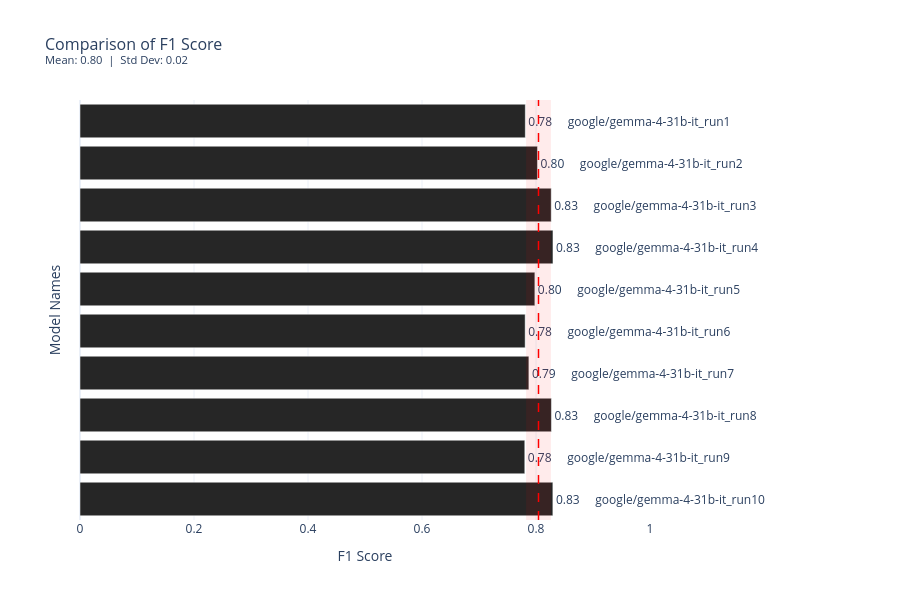

This figure's notebook cell:
### Code cell
plot_mean_model_performance(
    "../results/llm/evaluation_stats_gemma/grouped_evaluation_metrics.csv",
    "f1_score",
)

### Figure 1 — Plotly figure (JSON) as saved in the notebook; plotly's stock layout.template omitted (floating-point values rounded to 4 significant figures)
{"data": [{"cliponaxis": false, "customdata": [[112.0, 89.29, 0.06421, 1951.0, 1.0], [112.0, 91.07, 0.06653, 2806.0, 2.0], [112.0, 100.0, 0.07488, 3615.0, 3.0], [112.0, 100.0, 0.07453, 4037.0, 4.0], [112.0, 92.86, 0.06809, 1620.0, 5.0], [112.0, 90.18, 0.06942, 2873.0, 6.0], [112.0, 88.39, 0.06619, 1894.0, 7.0], [112.0, 100.0, 0.07215, 3061.0, 8.0], [112.0, 90.18, 0.06432, 1457.0, 9.0], [112.0, 100.0, 0.07553, 2267.0, 10.0]], "hovertemplate": "F1 Score=%{x:.2f}<br>model_name=%{y}<br>bar_label=%{text}<br>nb_texts_with_category=%{customdata[0]}<br>pct_correct_format=%{customdata[1]:.2f}<br>total_cost_usd=%{customdata[2]:$.4f}<br>total_inference_time_sec=%{customdata[3]:.2f}<extra></extra>", "legendgroup": "", "marker": {"color": "#262626", "pattern": {"shape": ""}}, "name": "", "orientation": "h", "showlegend": false, "text": ["0.78     google/gemma-4-31b-it_run1", "0.80     google/gemma-4-31b-it_run2", "0.83     google/gemma-4-31b-it_run3", "0.83     google/gemma-4-31b-it_run4", "0.80     google/gemma-4-31b-it_run5", "0.78     google/gemma-4-31b-it_run6", "0.79     google/gemma-4-31b-it_run7", "0.83     google/gemma-4-31b-it_run8", "0.78     google/gemma-4-31b-it_run9", "0.83     google/gemma-4-31b-it_run10"], "textfont": {"size": 12}, "textposition": "outside", "type": "bar", "x": [0.7813, 0.8026, 0.8267, 0.8298, 0.798, 0.781, 0.7875, 0.8271, 0.7803, 0.8296], "xaxis": "x", "y": ["google/gemma-4-31b-it_run1", "google/gemma-4-31b-it_run2", "google/gemma-4-31b-it_run3", "google/gemma-4-31b-it_run4", "google/gemma-4-31b-it_run5", "google/gemma-4-31b-it_run6", "google/gemma-4-31b-it_run7", "google/gemma-4-31b-it_run8", "google/gemma-4-31b-it_run9", "google/gemma-4-31b-it_run10"], "yaxis": "y"}], "layout": {"barmode": "relative", "height": 600, "legend": {"tracegroupgap": 0}, "margin": {"r": 250}, "shapes": [{"line": {"color": "red", "dash": "dash", "width": 1.5}, "type": "line", "x0": 0.8044, "x1": 0.8044, "xref": "x", "y0": 0, "y1": 1, "yref": "y domain"}, {"fillcolor": "rgba(255, 0, 0, 0.08)", "line": {"width": 0}, "type": "rect", "x0": 0.7826, "x1": 0.8262, "xref": "x", "y0": 0, "y1": 1, "yref": "y domain"}], "title": {"font": {"size": 16}, "text": "Comparison of F1 Score<br><sup>Mean: 0.80  |  Std Dev: 0.02</sup>"}, "xaxis": {"anchor": "y", "domain": [0, 1], "dtick": 0.2, "range": [0, 1], "tick0": 0, "tickmode": "linear", "title": {"text": "F1 Score"}}, "yaxis": {"anchor": "x", "autorange": "reversed", "domain": [0, 1], "showticklabels": false, "title": {"text": "Model Names"}}}}
